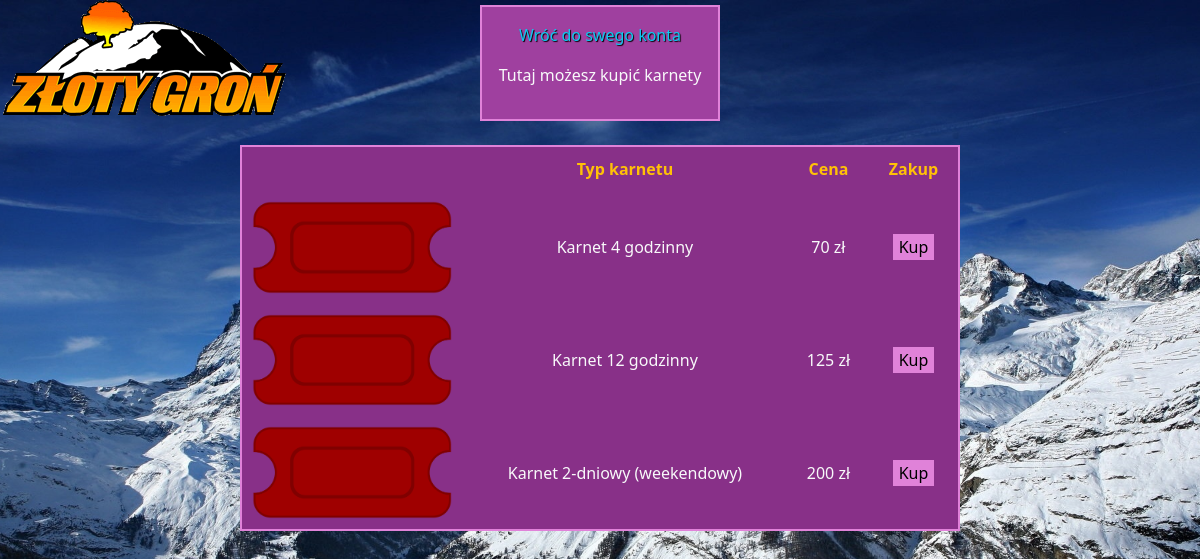
/karnety.php (signed in), run on the app's committed database.
### tables this page shows
CREATE TABLE `karnety` (
  `id` int(11) NOT NULL,
  `cena` float DEFAULT NULL,
  `opis` text DEFAULT NULL
);

### karnety.php (the view, shortened to what this page needs)
<?php
    require_once "connect.php";
    $connect = new mysqli($host,$db_user,$db_password,$db_name);
    $zapytanie_karnety = "SELECT karnety.* from karnety";
    $result = mysqli_query($connect,$zapytanie_karnety);
?>
<!DOCTYPE html>
<html lang="pl">
<head>
    <link href="https://cdn.jsdelivr.net/npm/bootstrap@5.3.0-alpha1/dist/css/bootstrap.min.css" rel="stylesheet">
    <link rel="stylesheet" href="style.css">
</head>
<body>
    <div class="logo">
        <a href="main_page.php">
            <img src="zdjecia/logo.png" alt="logo">
        </a>
    </div>
    <?php
        if ($_SESSION['ban'] == 1)
        {
            ?>
                <div class="text-center fs-5 p-4 text-light centrowanie ban">
                    <p class="fs-4">
                        Jesteś zbanowany
                    </p>
                    <a href="logout.php" class="text-info" id="cien">Wyloguj się</a>
                </div>
            <?php
        }
        else
        {
    ?>
        <div class="text-center text-light p-3 karnety_nav">
            <p>
                <a href="wynik.php" class="text-info" id="cien">Wróć do swego konta</a>
            </p>
            <p>
                Tutaj możesz kupić karnety
            </p>
        </div>
        <div class="table-responsive text-center text-light karnety">
            <table class="table_karnety">
            <tr class="tr_karnety text-warning">
                <th class="th_karnety"></th>
                <th class="th_karnety">Typ karnetu</th>
                <th class="th_karnety">Cena</th>
                <th class="th_karnety">Zakup</th>
            </tr>
            <?php
                while ($row = mysqli_fetch_array ($result))
                {
                    echo '<tr class="tr_karnety">
                    <td class="td_karnety zdj_karnety"><img src="zdjecia/bilet.png" alt="bilet" class="bilet"></td>
                    <td class="td_karnety">'.$row['opis'].'</td>
                    <td class="td_karnety">'.$row['cena'].' zł</td>
                    <td class="td_karnety">
                    <form action="wynik.php" method="post">
                    <input name="karnet_id" value="'.$row['id'].'" style="display:none;">
                    <input name="karnet_cena" value="'.$row['cena'].'" style="display:none;">
                    <input type="submit" value="Kup">
                    </form>
                    </td>
                    </tr>
                    ';
                }
            ?>
            </table>
        </div>
    <?php
        }
    ?>
</body>
</html>

### style.css (style rules this page uses)
.logo { position: fixed; left: 0px; top: 0px; border: none; }
body { background-image: url(zdjecia/tło.jpg); background-position: center; background-repeat: no-repeat; background-attachment: fixed; background-size: cover; }
div { border: 2px rgb(224, 130, 217) solid; }
input[type="submit"] { border: none; background-color: rgb(224, 130, 217); transition: 0.22s all ease; }
a { text-decoration: none; text-transform: none; transition: all 0.12s ease; }
#cien { text-shadow: 1px 1px 1px black; }
.karnety_nav { background-color: rgb(159, 64, 159); margin-top: 5px; width: 20%; margin-left: auto; margin-right: auto; }
.karnety { background-color: rgb(136, 48, 136); margin-top: 2%; width: 60%; margin-left: auto; margin-right: auto; }
.table_karnety { width: 100%; }
.th_karnety,.td_karnety { padding: 10px; }
.zdj_karnety { width: 205px; }
.bilet { width: 200px; }

### data on the page
karnety: opis "Karnet 4 godzinny", cena "70"
karnety: opis "Karnet 12 godzinny", cena "125"
karnety: opis "Karnet 2-dniowy (weekendowy)", cena "200"
